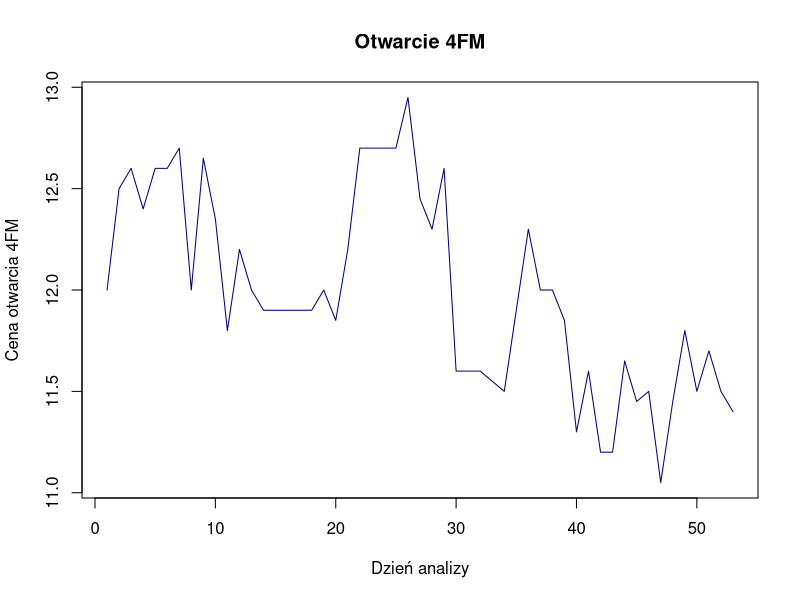
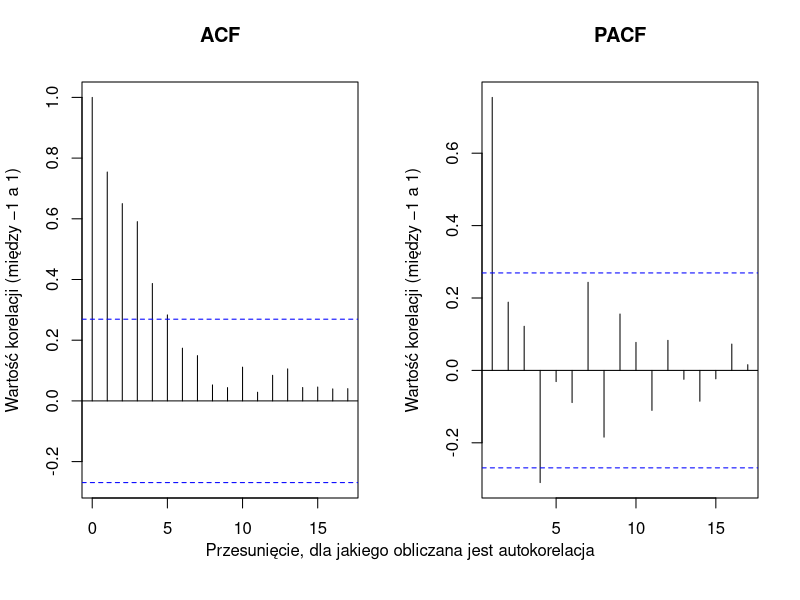
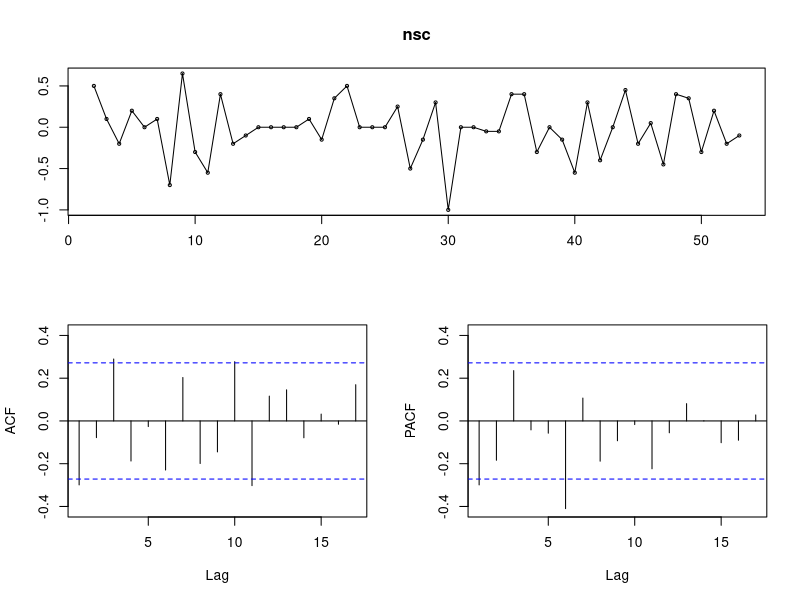
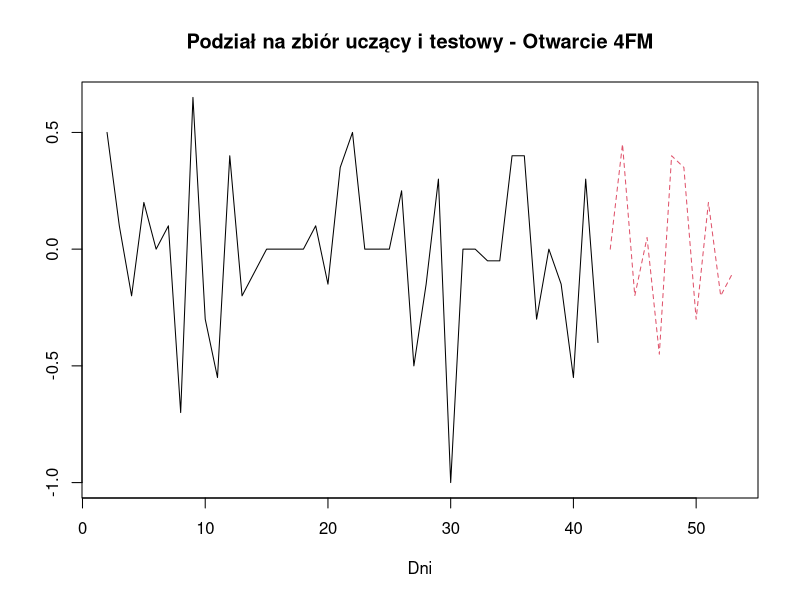
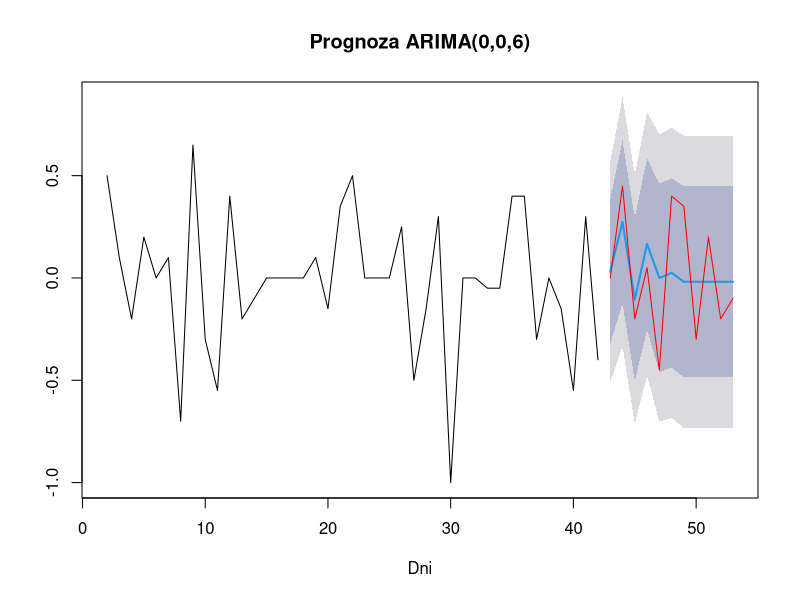
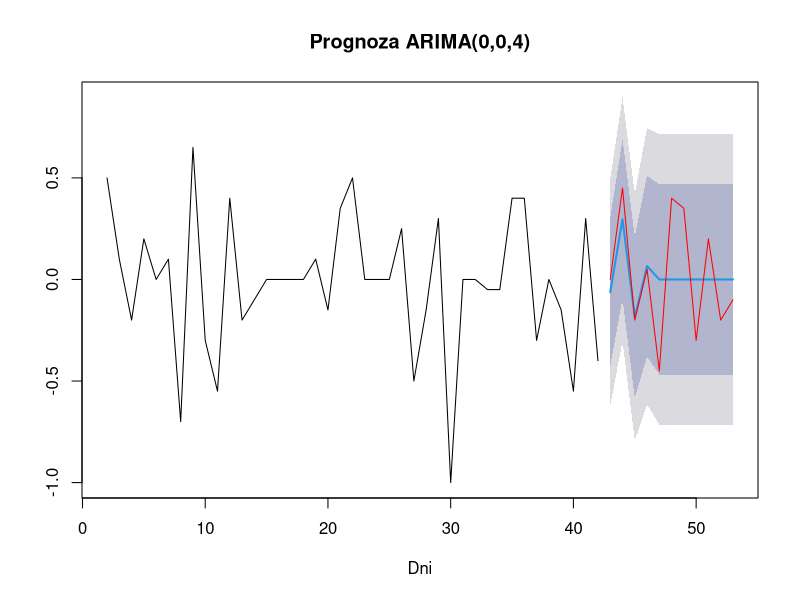

Reproduce these figures in R, in order.
## ---- chunk 1
knitr::opts_chunk$set(echo = TRUE)
library(forecast)
library(tseries)
## ---- chunk 2
dane <- read.csv2("aksiezak-data.csv")[,1:5]
dniTygodnia <- c("Sroda","Czwartek","Piatek","Poniedzialek","Wtorek")
for(i in 1:nrow(dane)){
  dane[i,6]<-dniTygodnia[(i-1)%%(length(dniTygodnia))+1]
}
colnames(dane)[6]  <- "DzienTygodnia"
head(dane)
## ---- chunk 3
sc <- ts(dane$Otwarcie, frequency = 1)
dates <- as.Date(dane$Data, format='%Y-%m-%d')
## ---- chunk 4
plot(sc, main="Otwarcie 4FM",col="darkblue", xlab = "Dzień analizy", ylab="Cena otwarcia 4FM")
## ---- chunk 5
par(mfrow = c( 1, 2), pty = "m")
acf(sc, main="ACF", ylab="Wartość korelacji (między −1 a 1)", xlab=" ")
pacf(sc, main="PACF", ylab="Wartość korelacji (między −1 a 1)", xlab= " ")
mtext("Przesunięcie, dla jakiego obliczana jest autokorelacja", side = 1, line = -3, outer = TRUE)
## ---- chunk 6
kpss.test(sc)
## ---- chunk 7
nsc <- diff(sc)
head(nsc)
## ---- chunk 8
tsdisplay(nsc)
## ---- chunk 9
kpss.test(nsc)
## ---- chunk 10
ma <- Arima(nsc, order=c(0,0,6))
summary(ma)
## ---- chunk 11
ar <- Arima(nsc, order=c(2,0,6))
summary(ar)
## ---- chunk 12
arima <- auto.arima(nsc)
summary(arima)
## ---- chunk 13
n <- length(nsc)
## ---- chunk 14
uczacy <- window(nsc,end = 42)
uczacy
testowy <- window(nsc,start = 43)
testowy
## ---- chunk 15
ts.plot(uczacy, testowy, col=1:2, lty=c(1,2), xlab="Dni", main= "Podział na zbiór uczący i testowy - Otwarcie 4FM")
## ---- chunk 16
maN <- Arima(uczacy, order=c(0,0,6))
prognozaMA <- forecast(maN, h=length(testowy))
plot(prognozaMA, xlab="Dni" , main= "Prognoza ARIMA(0,0,6)")
lines(testowy, col='red' )
## ---- chunk 17
arimaN <- auto.arima(uczacy)
prognozaARIMA <- forecast(arimaN, h=length(testowy))
plot(prognozaARIMA, xlab= "Dni", main= "Prognoza ARIMA(0,0,4)")
lines(testowy, col='red')
## ---- chunk 18
b1=mean(((prognozaMA$mean-testowy)^2))
b2=mean(((prognozaARIMA$mean-testowy)^2))

if(b1==b2){
  print("Nie możemy wskazać lepszego modelu.")
} else if(b1<b2){
  print("Model MA jest lepszy.")
} else{
  print("Model ARIMA jest lepszy.")
}
